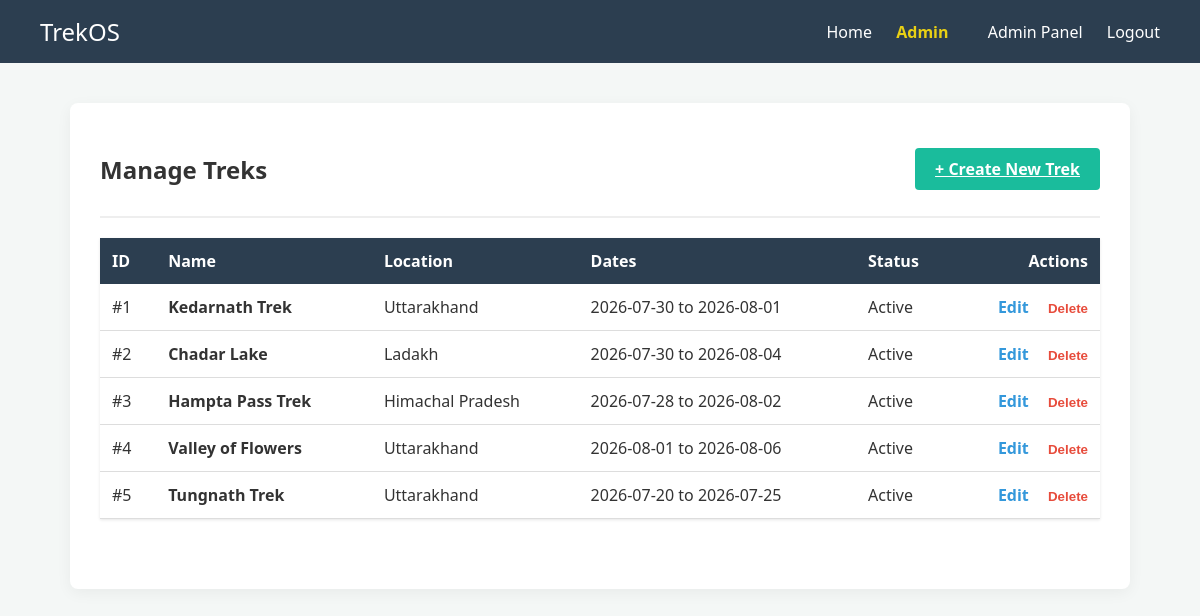
Page /admin/manage_treks (signed in) on the committed database.
### models/users.py (models this page shows)
class Users(db.Model):
    __tablename__ = 'users'
    id = db.Column(db.Integer, primary_key=True,autoincrement=True)
    name = db.Column(db.String(50), nullable=False)
    email = db.Column(db.String(50), unique=True, nullable=False)
    password = db.Column(db.String(250), nullable=False)
    role = db.Column(db.String(30), nullable=False, default='user')
    active = db.Column(db.Boolean, default=True)
    blacklisted = db.Column(db.Boolean, default=False)
    time_created = db.Column(db.DateTime, default=db.func.current_timestamp())
    staff_profile = db.relationship('Staff', backref='user', lazy=True, uselist=False)
    bookings = db.relationship('Booking', backref='user', lazy=True)
    assigned_treks = db.relationship('Trek', backref='assigned_staff', lazy=True, foreign_keys='Trek.assigned_staff_id')

### models/trek.py (models this page shows)
class Trek(db.Model):
    __tablename__ = 'trek'
    id = db.Column(db.Integer, primary_key=True, autoincrement=True)
    name = db.Column(db.String(50), nullable=False)
    location = db.Column(db.String(100), nullable=False)
    difficulty = db.Column(db.String(50), nullable=False)
    duration = db.Column(db.Integer, nullable=False)
    max_slots = db.Column(db.Integer, nullable=False)
    available_slots = db.Column(db.Integer, nullable=False)
    start_date = db.Column(db.Date, nullable=False)
    end_date = db.Column(db.Date, nullable=False)
    status = db.Column(db.String(20), nullable=False, default='pending')
    assigned_staff_id = db.Column(db.Integer, db.ForeignKey('users.id'), nullable=True)
    description = db.Column(db.Text, default=' ')
    bookings = db.relationship('Booking', backref='trek', lazy=True)

### app.py (the view)
    def decorated_function(*args, **kwargs):
        if 'user_id' not in session:
            flash('Please log in to access this page.', 'error')
            return redirect(url_for('login'))
        return f(*args, **kwargs)

### app.py (called while the page is built)
def login_required(f):
    def decorated_function(*args, **kwargs):
        if 'user_id' not in session:
            flash('Please log in to access this page.', 'error')
            return redirect(url_for('login'))
        return f(*args, **kwargs)
    decorated_function.__name__ = f.__name__
    return decorated_function

@app.context_processor
def inject_user():
    current_user = None
    if 'user_id' in session:
        current_user = Users.query.get(session['user_id'])
    return dict(current_user=current_user)

@app.route('/admin/manage_treks')
@login_required
def manage_treks():
    if session.get('role') != 'admin': return redirect(url_for('index'))
    all_treks = Trek.query.all()
    return render_template('admin/manage_treks.html', treks=all_treks, show_form=False)

### templates/admin/manage_treks.html (shortened to what this page needs)
{% extends "base.html" %}
{% block content %}
{% if show_form %}
    <div style="max-width: 600px; margin: 0 auto;">
        <h2>{% if trek %}Edit Trek: {{ trek.name }}{% else %}Create a New Trek{% endif %}</h2>
        <a href="/admin/manage_treks" style="color: #7f8c8d; text-decoration: none; margin-bottom: 20px; display: inline-block;">&larr; Back to Trek List</a>
        <form method="POST" action="{% if trek %}/admin/manage_treks/edit/{{ trek.id }}{% else %}/admin/manage_treks/create{% endif %}">
            <div class="form-group">
                <label>Trek Name</label>
                <input type="text" name="name" class="form-control" required value="{{ trek.name if trek else '' }}">
            </div>
            <div class="form-group">
                <label>Location</label>
                <input type="text" name="location" class="form-control" required value="{{ trek.location if trek else '' }}">
            </div>
            <div style="display: flex; gap: 15px;">
                <div class="form-group" style="flex: 1;">
                    <label>Difficulty</label>
                    <select name="difficulty" class="form-control">
                        <option value="Easy" {% if trek and trek.difficulty == 'Easy' %}selected{% endif %}>Easy</option>
                        <option value="Moderate" {% if trek and trek.difficulty == 'Moderate' %}selected{% endif %}>Moderate</option>
                        <option value="Hard" {% if trek and trek.difficulty == 'Hard' %}selected{% endif %}>Hard</option>
                    </select>
                </div>
                <div class="form-group" style="flex: 1;">
                    <label>Duration (Days)</label>
                    <input type="number" name="duration" class="form-control" required value="{{ trek.duration if trek else '' }}">
                </div>
            </div>
            <div class="form-group">
                <label>Maximum Slots (Trekkers)</label>
                <input type="number" name="max_slots" class="form-control" required value="{{ trek.max_slots if trek else '' }}" {% if trek %}readonly style="background: #eee;"{% endif %}>
            </div>
            <div style="display: flex; gap: 15px;">
                <div class="form-group" style="flex: 1;">
                    <label>Start Date</label>
                    <input type="date" name="start_date" class="form-control" required value="{{ trek.start_date if trek else '' }}">
                </div>
                <div class="form-group" style="flex: 1;">
                    <label>End Date</label>
                    <input type="date" name="end_date" class="form-control" required value="{{ trek.end_date if trek else '' }}">
                </div>
            </div>
            {% if trek %}
            <div class="form-group">
                <label>Status</label>
                <select name="status" class="form-control">
                    <option value="Active" {% if trek.status == 'Active' %}selected{% endif %}>Active</option>
                    <option value="Completed" {% if trek.status == 'Completed' %}selected{% endif %}>Completed</option>
                    <option value="Cancelled" {% if trek.status == 'Cancelled' %}selected{% endif %}>Cancelled</option>
                </select>
            </div>
            {% endif %}
            <div class="form-group">
                <label>Description</label>
                <textarea name="description" class="form-control" rows="4">{{ trek.description if trek else '' }}</textarea>
            </div>
            <button type="submit" class="btn btn-primary">{% if trek %}Update Trek{% else %}Save New Trek{% endif %}</button>
        </form>
    </div>
{% else %}
    <div style="display: flex; justify-content: space-between; align-items: center; border-bottom: 2px solid #eee; padding-bottom: 10px; margin-bottom: 20px;">
        <h2>Manage Treks</h2>
        <a href="/admin/manage_treks/create" class="btn btn-primary" style="width: auto;">+ Create New Trek</a>
    </div>
    <table style="width: 100%; border-collapse: collapse; margin-bottom: 40px; background: white; box-shadow: 0 1px 3px rgba(0,0,0,0.1);">
        <tr style="background-color: #2c3e50; color: white; text-align: left;">
            <th style="padding: 12px;">ID</th>
            <th style="padding: 12px;">Name</th>
            <th style="padding: 12px;">Location</th>
            <th style="padding: 12px;">Dates</th>
            <th style="padding: 12px;">Status</th>
            <th style="padding: 12px; text-align: right;">Actions</th>
        </tr>
        {% for trek in treks %}
        <tr style="border-bottom: 1px solid #ddd;">
            <td style="padding: 12px;">#{{ trek.id }}</td>
            <td style="padding: 12px;"><strong>{{ trek.name }}</strong></td>
            <td style="padding: 12px;">{{ trek.location }}</td>
            <td style="padding: 12px;">{{ trek.start_date }} to {{ trek.end_date }}</td>
            <td style="padding: 12px;">{{ trek.status }}</td>
            <td style="padding: 12px; text-align: right;">
                <a href="/admin/manage_treks/edit/{{ trek.id }}" style="color: #3498db; text-decoration: none; font-weight: bold; margin-right: 15px;">Edit</a>
                <form action="/admin/manage_treks/delete/{{ trek.id }}" method="POST" style="display: inline;" onsubmit="return confirm('Are you sure you want to delete this trek?');">
                    <button type="submit" style="background: none; border: none; color: #e74c3c; cursor: pointer; font-weight: bold; padding: 0;">Delete</button>
                </form>
            </td>
        </tr>
        {% else %}
        <tr>
            <td colspan="6" style="padding: 20px; text-align: center; color: #777;">No treks available. Create one to get started!</td>
        </tr>
        {% endfor %}
    </table>
{% endif %}
{% endblock %}

### templates/base.html (shortened to what this page needs)
<!DOCTYPE html>
<html lang="en">
<head>
    <link rel="stylesheet" href="{{ url_for('static', filename='css/style.css') }}">
</head>
<body>
    <nav class="navbar">
        <a href="/" class="logo" style="margin:0;">TrekOS</a>
        <div>
            <a href="/">Home</a>
            {% if current_user %}
                <span style="margin-left: 20px; margin-right: 15px; color:#e9d014; font-weight: bold;">{{ current_user.name }}</span>
                {% if current_user.role == 'admin' %}
                    <a href="/admin/dashboard">Admin Panel</a>
                {% elif current_user.role == 'staff' %}
                    <a href="/staff/dashboard">Staff Panel</a>
                {% elif current_user.role == 'user' %}
                    <a href="/user/dashboard">My Dashboard</a>
                    <a href="/user/profile">Profile</a>
                {% endif %}
                <a href="/logout">Logout</a>
            {% else %}
                <a href="/login">Login</a>
                <a href="/register">Register</a>
            {% endif %}
        </div>
    </nav>
    <div class="container">
        {% block content %}{% endblock %}
    </div>
</body>
</html>

### static/css/style.css (style rules this page uses)
body { font-family: 'Segoe UI', Tahoma, Geneva, Verdana, sans-serif; margin: 0; background-color: #f4f7f6; color: #333; }
.navbar { background: #2c3e50; padding: 15px 40px; display: flex; justify-content: space-between; align-items: center; color: white; }
.navbar a { color: white; text-decoration: none; margin-left: 20px; font-weight: 500; transition: 0.2s; }
.logo { font-size: 1.5rem; font-weight: bold; }
.container { max-width: 1000px; margin: 40px auto; padding: 30px; background: white; border-radius: 8px; box-shadow: 0 4px 15px rgba(0,0,0,0.05); }
.btn { padding: 10px 20px; border: none; border-radius: 04px; cursor: pointer; font-weight: bold; width: 100%; }
.btn-primary { background: #1abc9c; color: white; }

### rows in the picture
Users: name "Admin"
Trek: id "1", name "Kedarnath Trek", location "Uttarakhand", start_date "2026-07-30", end_date "2026-08-01", status "Active"
Trek: id "2", name "Chadar Lake", location "Ladakh", start_date "2026-07-30", end_date "2026-08-04", status "Active"
Trek: id "3", name "Hampta Pass Trek", location "Himachal Pradesh", start_date "2026-07-28", end_date "2026-08-02", status "Active"
Trek: id "4", name "Valley of Flowers", location "Uttarakhand", start_date "2026-08-01", end_date "2026-08-06", status "Active"
Trek: id "5", name "Tungnath Trek", location "Uttarakhand", start_date "2026-07-20", end_date "2026-07-25", status "Active"
